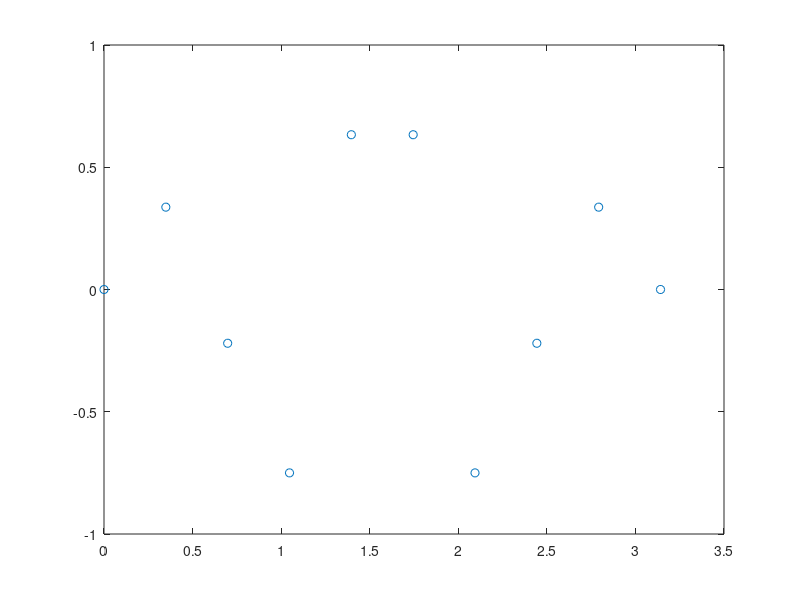

The MATLAB script that drew this image: (Note: this script raises an error after producing the figure.)
%% create input data
clc;
clear all;
close all;
p = linspace(0,pi,10);
t = sin(p).*sin(5*p);
plot(p,t,'o');

%% create network
for i = 1:20
    net = newfit(p,t,[i],{'tansig' 'purelin'}, 'traingd','','mse',{},{},'');
    [trained_net, stats] = train(net, p, t);
    pause(10.0)
end
% i = 6 is the best

%% Plot 4
num_hidden = [3,6,10,20]
result = cell(4,10);
for i = 1:4
    net = newfit(p,t,[num_hidden(i)],{'tansig' 'purelin'}, 'traingd','','mse',{},{},'');
    for j = 1:10
        [trained_net, stats] = train(net, p, t);
        result{i,j} = trained_net;
    end
end
